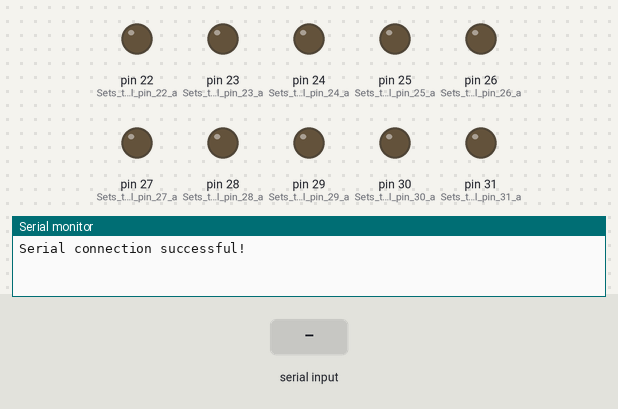
The sketch below on a simulated Arduino Mega 2560, built with avr-gcc and run on an emulated ATmega2560. Shown: output pins drawn as LEDs (lit = HIGH), the last lines printed to the serial monitor. The inputs (shaded band) are chosen by the test bench.

Above: at 1.2 s.
1.3 s: "all high" received over Serial
At 3.7 s:
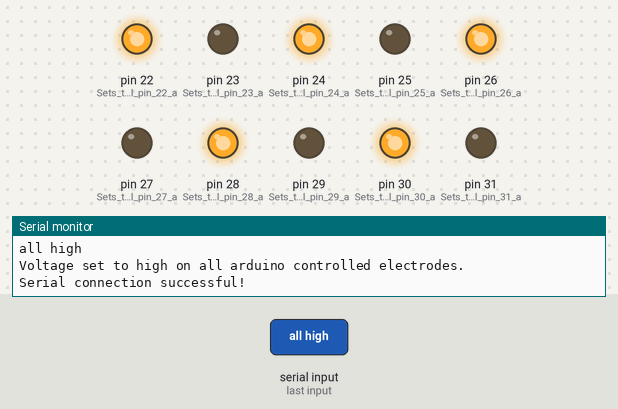
4.0 s: "all low" received over Serial
At 5.8 s:
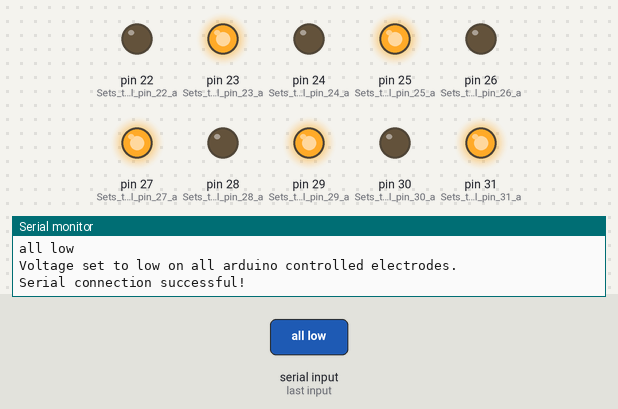
6.7 s: "a high" received over Serial
At 9.0 s:
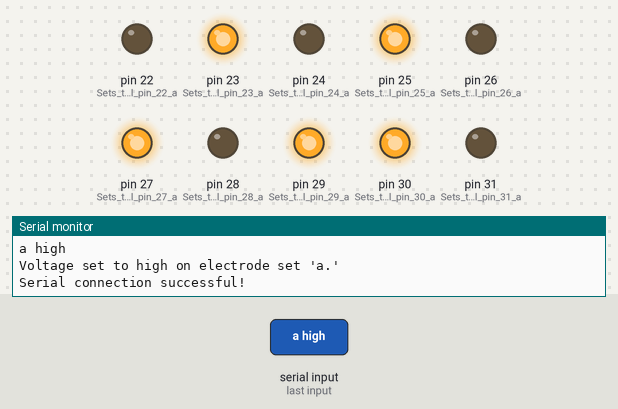
9.4 s: "b high" received over Serial
At 11.1 s:
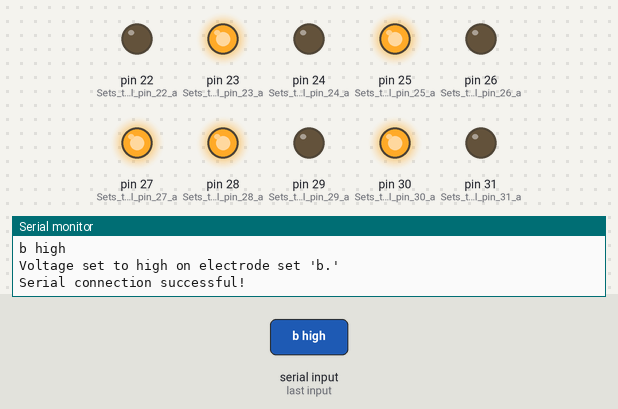
12.1 s: "all off" received over Serial
At 13.2 s:
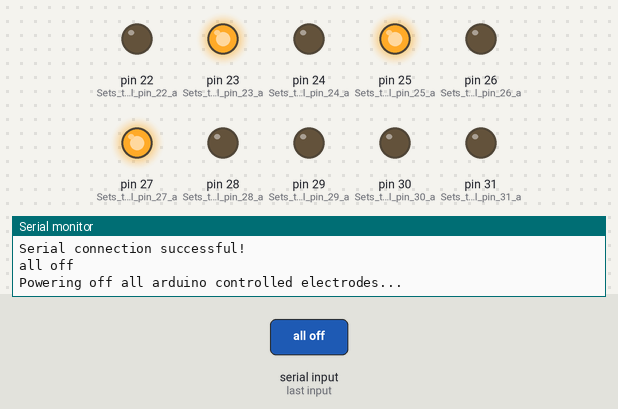
14.8 s: "a low" received over Serial
At 16.3 s:
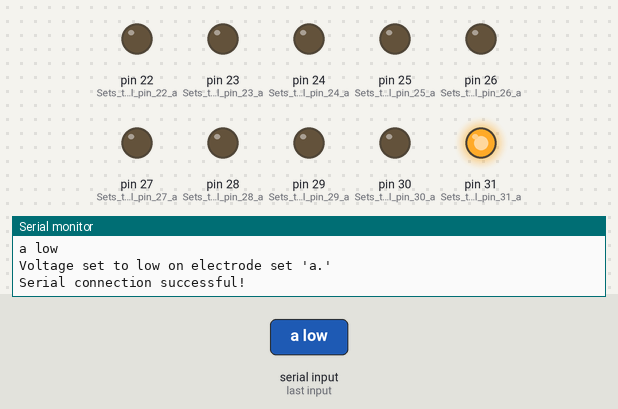
Timing chart, 0 to 17.8 s (numbered marks = the images above; inputs shaded):
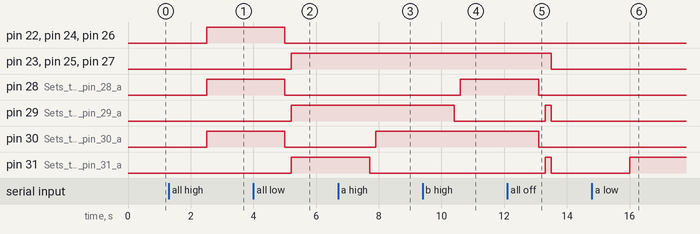

Measured:
- after the input at 1.3 s, pin 22 (Sets_the_digital_pin_22_a), pin 24 (Sets_the_digital_pin_24_a), pin 26 (Sets_the_digital_pin_26_a), pin 28 (Sets_the_digital_pin_28_a), pin 30 (Sets_the_digital_pin_30_a): LOW → HIGH after 1.2 s
- after the input at 4.0 s, pin 22 (Sets_the_digital_pin_22_a): HIGH → LOW after 1.0 s; pin 23 (Sets_the_digital_pin_23_a): LOW → HIGH after 1.2 s
- after the input at 6.7 s, pin 30 (Sets_the_digital_pin_30_a): LOW → HIGH after 1.2 s; pin 31 (Sets_the_digital_pin_31_a): HIGH → LOW after 1.0 s
- after the input at 9.4 s, pin 28 (Sets_the_digital_pin_28_a): LOW → HIGH after 1.2 s; pin 29 (Sets_the_digital_pin_29_a): HIGH → LOW after 1.0 s
- after the input at 12.1 s, pin 23 (Sets_the_digital_pin_23_a), pin 25 (Sets_the_digital_pin_25_a): HIGH → LOW after 1.4 s
- after the input at 14.8 s, pin 31 (Sets_the_digital_pin_31_a): LOW → HIGH after 1.2 s

The sketch:

ArduinoControl.ino
```cpp
void setup() {
  Serial.begin(9600);     // Sets up serial communication

  pinMode(22, OUTPUT);    // Sets the digital pin 22 as output
  pinMode(23, OUTPUT);    // Sets the digital pin 23 as output
  pinMode(24, OUTPUT);    // Sets the digital pin 24 as output
  pinMode(25, OUTPUT);    // Sets the digital pin 25 as output
  pinMode(26, OUTPUT);    // Sets the digital pin 26 as output
  pinMode(27, OUTPUT);    // Sets the digital pin 27 as output
  pinMode(28, OUTPUT);    // Sets the digital pin 28 as output
  pinMode(29, OUTPUT);    // Sets the digital pin 29 as output
  pinMode(30, OUTPUT);    // Sets the digital pin 30 as output
  pinMode(31, OUTPUT);    // Sets the digital pin 31 as output
}

void loop() {
  Serial.println("\nSerial connection successful!");

  while (Serial.available() == 0) {
  // Only prompts user for input once between inputs
  }

  String input = Serial.readString();
  input.trim();
  Serial.println(input);


// ALLs
  if(input.indexOf("all high") > -1){
      // Turns on voltage for all segmented electrodes at once

      // Removes paths for ground
      digitalWrite(23, LOW);
      digitalWrite(25, LOW);
      digitalWrite(27, LOW);
      digitalWrite(29, LOW);
      digitalWrite(31, LOW);
      delay(200);

      // Connects paths for voltage
      digitalWrite(22, HIGH);
      digitalWrite(24, HIGH);
      digitalWrite(26, HIGH);
      digitalWrite(28, HIGH);
      digitalWrite(30, HIGH);

      Serial.println("Voltage set to high on all arduino controlled electrodes.");
  }

  if(input.indexOf("all low") > -1){
    // Connects all segmented electrodes to ground at once

    // Removes paths for voltage
    digitalWrite(22, LOW);
    digitalWrite(24, LOW);
    digitalWrite(26, LOW);
    digitalWrite(28, LOW);
    digitalWrite(30, LOW);
    delay(200);

    // Connects all electrodes to ground
    digitalWrite(23, HIGH);
    digitalWrite(25, HIGH);
    digitalWrite(27, HIGH);
    digitalWrite(29, HIGH);
    digitalWrite(31, HIGH);

    Serial.println("Voltage set to low on all arduino controlled electrodes.");
  }


  if(input.indexOf("all off") > -1){
    // Drains voltage and removes voltage paths for all segmented electrodes at once

    Serial.println("Powering off all arduino controlled electrodes...");

    // Removes paths for voltage
    digitalWrite(22, LOW);
    digitalWrite(24, LOW);
    digitalWrite(26, LOW);
    digitalWrite(28, LOW);
    digitalWrite(30, LOW);
    delay(200);

    // Connects all electrodes to ground to remove any voltage
    digitalWrite(23, HIGH);
    digitalWrite(25, HIGH);
    digitalWrite(27, HIGH);
    digitalWrite(29, HIGH);
    digitalWrite(31, HIGH);
    delay(200);

    // Removes paths for ground
    digitalWrite(23, LOW);
    digitalWrite(25, LOW);
    digitalWrite(27, LOW);
    digitalWrite(29, LOW);
    digitalWrite(31, LOW);

    Serial.println("All arduino controlled electrodes powered off.");
  }


// Electrode set 'a'
  if(input.indexOf("a high") > -1){
    digitalWrite(31, LOW); // Sets the digital pin 31 to off;
    delay(200);
    digitalWrite(30, HIGH); // Sets the digital pin 30 to on;
    Serial.println("Voltage set to high on electrode set 'a.'");
  }

  if(input.indexOf("a low") > -1){
    digitalWrite(30, LOW); // Sets the digital pin 30 to off;
    delay(200);
    digitalWrite(31, HIGH); // Sets the digital pin 31 to on;
    Serial.println("Voltage set to low on electrode set 'a.'");
  }

  if(input.indexOf("a off") > -1){
    digitalWrite(30, LOW); // Sets the digital pin 30 to off;
    delay(200);
    digitalWrite(31, HIGH); // Sets the digital pin 31 on;
    delay(400);
    digitalWrite(31, LOW); // Sets the digital pin 31 off;
    Serial.println("Voltage turned off for electrode set 'a.'");
  }


// Electrode set 'b'
  if(input.indexOf("b high") > -1){
    digitalWrite(29, LOW); // Sets the digital pin 29 to off;
    delay(200);
    digitalWrite(28, HIGH); // Sets the digital pin 28 to on;
    Serial.println("Voltage set to high on electrode set 'b.'");
  }

  if(input.indexOf("b low") > -1){
    digitalWrite(28, LOW); // Sets the digital pin 28 to off;
    delay(200);
    digitalWrite(29, HIGH); // Sets the digital pin 29 to on;
    Serial.println("Voltage set to low on electrode set 'b.'");
  }

  if(input.indexOf("b off") > -1){
    digitalWrite(28, LOW); // Ensures the digital pin 28 is off;
    delay(200);
    digitalWrite(29, HIGH); // Sets the digital pin 29 on;
    delay(400);
    digitalWrite(29, LOW); // Sets the digital pin 29 off;
    Serial.println("Voltage turned off for electrode set 'b.'");
  }


// Electrode set 'c'
  if(input.indexOf("c high") > -1){
    digitalWrite(27, LOW); // Sets the digital pin 27 to off;
    delay(200);
    digitalWrite(26, HIGH); // Sets the digital pin 26 to on;
    Serial.println("Voltage set to high on electrode set 'c.'");
  }

  if(input.indexOf("c low") > -1){
    digitalWrite(26, LOW); // Sets the digital pin 26 to off;
    delay(200);
    digitalWrite(27, HIGH); // Sets the digital pin 27 to on;
    Serial.println("Voltage set to low on electrode set 'c.'");
  }

  if(input.indexOf("c off") > -1){
    digitalWrite(26, LOW); // Sets the digital pin 26 to off;
    delay(200);
    digitalWrite(27, HIGH); // Sets the digital pin 27 to on;
    delay(400);
    digitalWrite(27, LOW); // Sets the digital pin 27 to off
    Serial.println("Voltage turned off for electrode set 'c.'");
  }


// Electrode set 'd'
  if(input.indexOf("d high") > -1){
    digitalWrite(25, LOW); // Sets the digital pin 25 to off;
    delay(200);
    digitalWrite(24, HIGH); // Sets the digital pin 24 to on;
    Serial.println("Voltage set to high on electrode set 'd.'");
  }

  if(input.indexOf("d low") > -1){
    digitalWrite(24, LOW); // Sets the digital pin 24 to off];
    delay(200);
    digitalWrite(25, HIGH); // Sets the digital pin 25 to on;
    Serial.println("Voltage set to low on electrode set 'd.'");
  }

  if(input.indexOf("d off") > -1){
    digitalWrite(24, LOW); // Sets the digital pin 24 to off];
    delay(200);
    digitalWrite(25, HIGH); // Sets the digital pin 25 to on;
    delay(400);
    digitalWrite(25, LOW); // Sets the digital pin 25 to off;
    Serial.println("Voltage turned off for electrode set 'd.'");
  }


// Electrode set 'e'
  if(input.indexOf("e high") > -1){
    digitalWrite(23, LOW); // Sets the digital pin 23 to off;
    delay(200);
    digitalWrite(22, HIGH); // Sets the digital pin 22 on;
    Serial.println("Voltage set to high on electrode set 'e.'");
  }

  if(input.indexOf("e low") > -1){
    digitalWrite(22, LOW); // Sets the digital pin 22 to off;
    delay(200);
    digitalWrite(23, HIGH); // Sets the digital pin 23 to on;
    Serial.println("Voltage set to low on electrode set 'e.'");
  }

  if(input.indexOf("e off") > -1){
    digitalWrite(22, LOW); // Sets digital pin 22 to off;
    delay(200);
    digitalWrite(23, HIGH); // Sets digital pin 23 to on;
    delay(400);
    digitalWrite(23, LOW); // Sets digital pin 23 off;
    Serial.println("Voltage turned off for electrode set 'e.'");
  }

}
```
